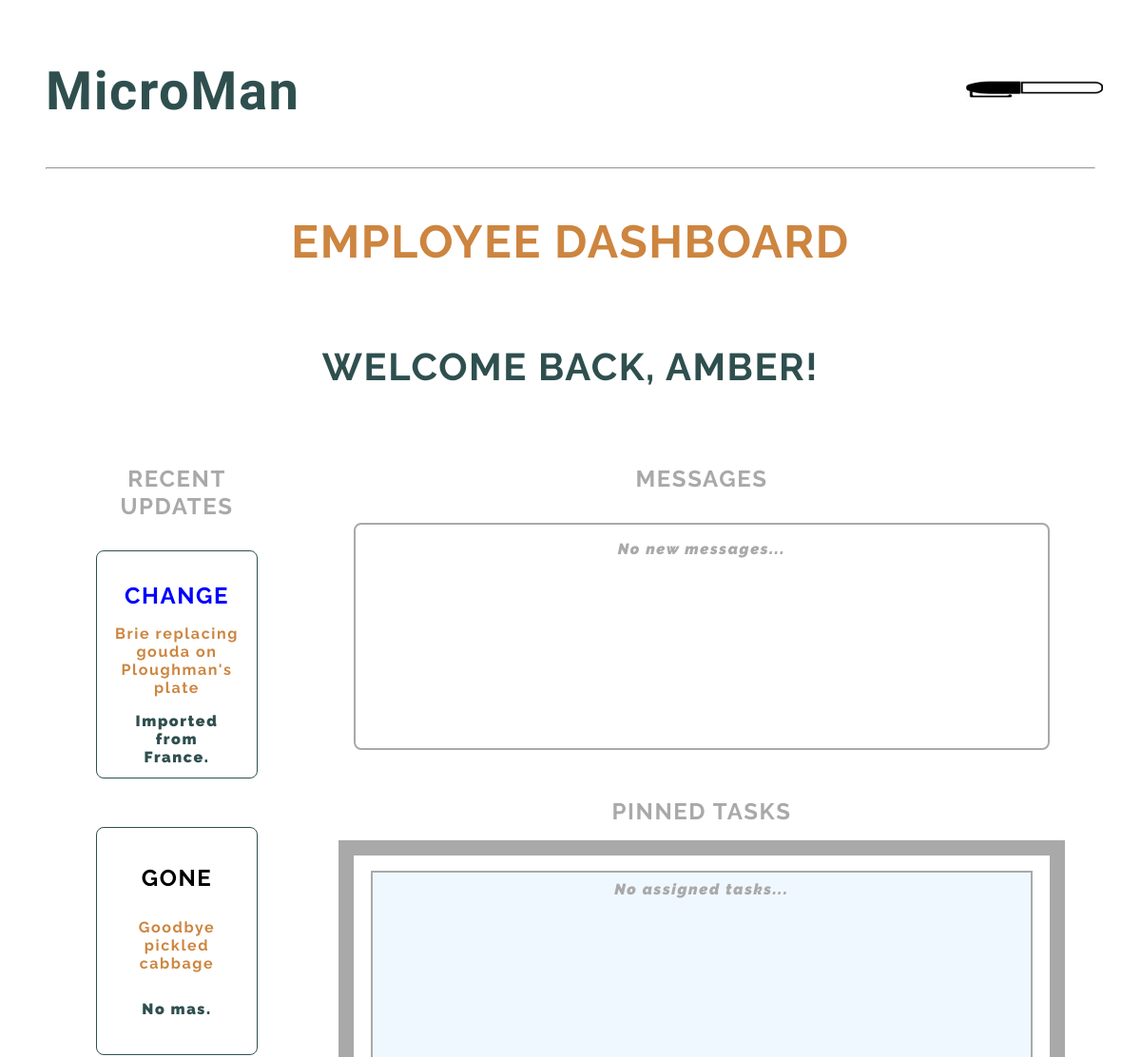
Page / (signed in, upper part) on the earlier database version.
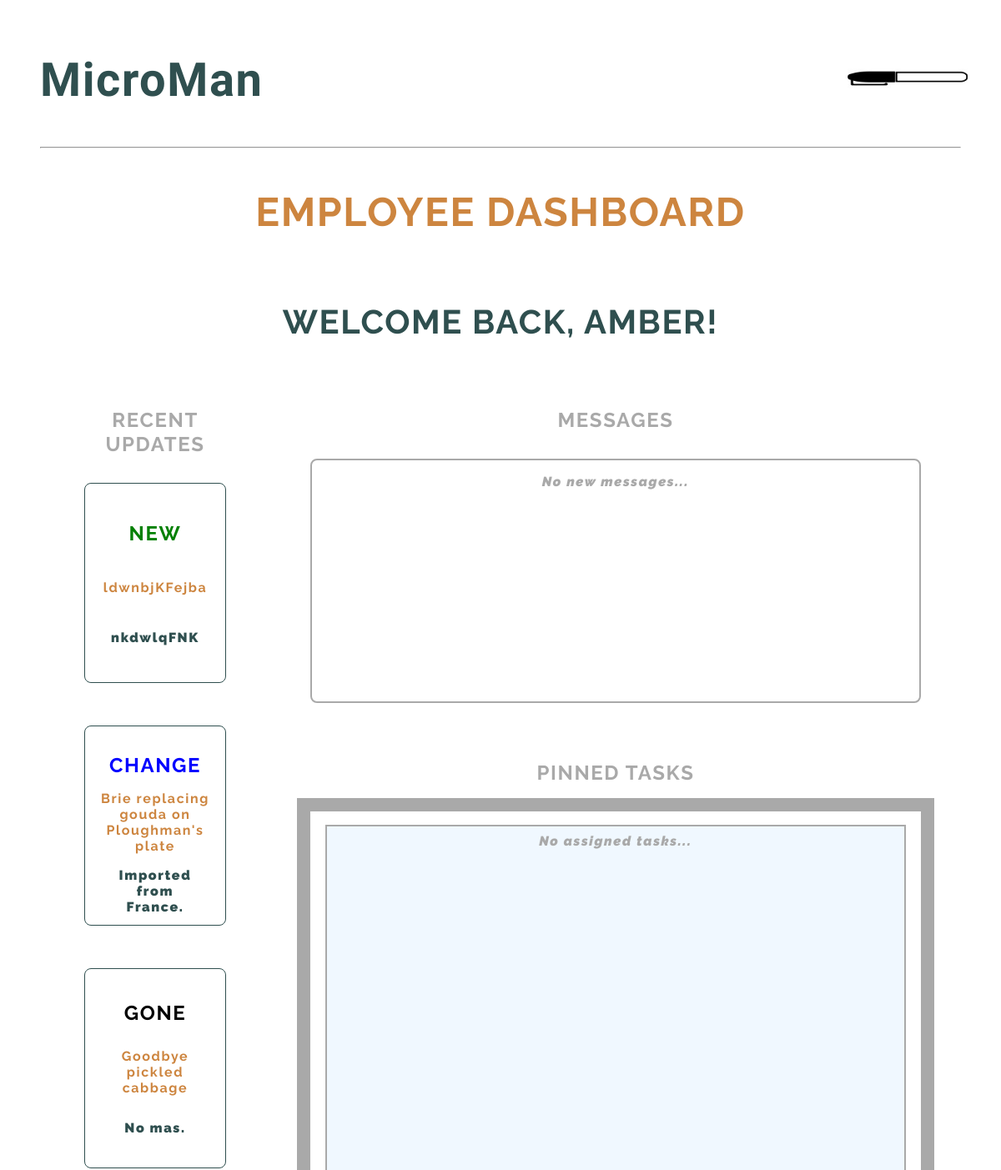
Same page on the later database version.
### base/models.py (models this page shows, shortened)
class Update(models.Model):
  user = models.ForeignKey(CustomUser, related_name='update', on_delete=models.SET_NULL, null=True)
  update_types = (
    ('NEW', 'NEW'),
    ('OUT', 'OUT'),
    ('GONE', 'GONE'),
    ('CHANGE', 'CHANGE'),
  )
  type = models.CharField(max_length=6, choices=update_types)
  subject = models.CharField(max_length=200)
  description = models.TextField()
  updated = models.DateTimeField(auto_now=True)
  created = models.DateTimeField(auto_now_add=True)
  class Meta:
    ordering = ['-updated', '-created']

### base/views.py (the view)
# urls.py: path('', views.home, name='home'),
def home(request):
    users = CustomUser.objects.all()
    updates = Update.objects.all()
    context = {'users': users, 'updates': updates}
    return render(request, 'home.html', context)

### templates/home.html (shortened to what this page needs)
{% extends 'main.html' %}
{% load static %}
{% block content %}
{% if user.is_authenticated %}
<h2 class='h2-header'>EMPLOYEE DASHBOARD</h2>
<h3 id='home-welcome-h3'>WELCOME BACK, {{ user.first_name|upper }}!</h3>
<div id='home-container'>
  <div id='home-left'>
    <div id='home-updates-container'>
      <h3 class='home-header'>RECENT UPDATES
      </h3>
      {% for update in updates %}
      <div class='home-update-div'>
        {% if update.type == 'OUT' %}
        <h4 class='out'>{{ update.type }}</h4>
        {% elif update.type == 'NEW' %}
        <h4 class='new'>{{ update.type }}</h4>
        {% elif update.type == 'CHANGE' %}
        <h4 class='change'>{{ update.type }}</h4>
        {% elif update.type == 'GONE' %}
        <h4 class='gone'>{{ update.type }}</h4>
        {% endif %}
        <h4 class='home-update-subject'>{{ update.subject }}</h4>
        <p>{{ update.description }}</p>
      </div>
      <br>
        {% endfor %}
    </div>
  </div>
  <div id='home-right'>
    <div id='home-msg-container'>
      <h3 class='home-header'>MESSAGES</h3>
      <div id='home-msg-div'>
        <p id='home-msg'>No new messages...</p>
      </div>
    </div>
    <div id='home-todo-container'>
      <h3 class='home-header'>PINNED TASKS</h3>
      <div id='home-todo-div'>
        <p id='home-todo'>No assigned tasks...</p>
      </div>
    </div>
  </div>
</div>
{% endif %}
{% endblock content %}

Differences in the rows shown:
added Update: type "NEW", subject "ldwnbjKFejba", description "nkdwlqFNK"
